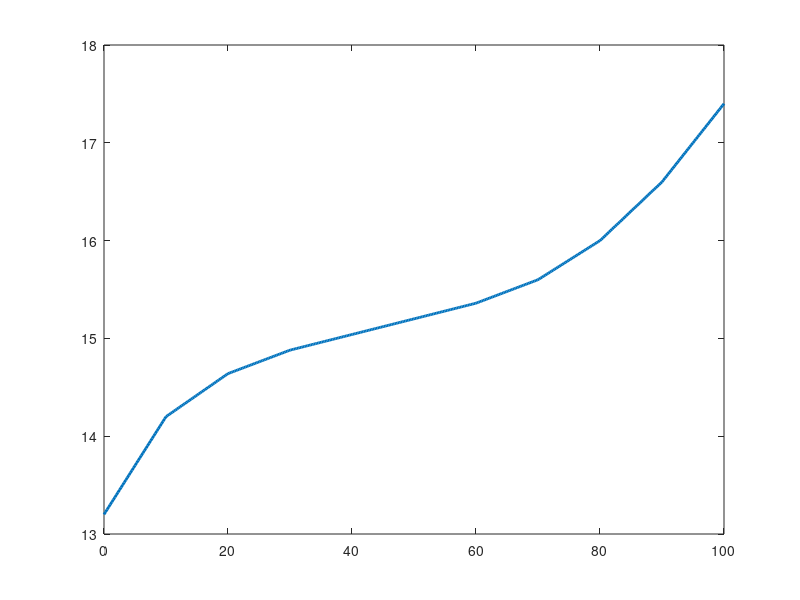

MATLAB code for this plot: (Note: this script raises an error after producing the figure.)
%% Battery discharge and 12-V rail headroom

% fuse sizes, cell balancing, BMS cutoff, or 12-V regulation quality.

clear; clc; close all;
root = fileparts(mfilename('fullpath'));
if isempty(root), root = pwd; end
out = fullfile(root,'results');
if ~exist(out,'dir'), mkdir(out); end

%% USER INPUTS
p.cells = 4;
p.capacityAh = 1.30;       % GNB battery label: 1300 mAh
p.nominalPackV = 15.2;     % GNB battery label; not a real discharge curve
p.initialSoc = 1.00;      % hypothetical full initial state of charge
p.stepSeconds = 1;        % simulation time step
p.maxHours = 2;

% BELOW is ILLUSTRATIVE open-circuit voltage profile.
% Columns MUST be sorted from 0 to 1 in state of charge.
p.socKnots = [0 .10 .20 .30 .40 .50 .60 .70 .80 .90 1.00];
p.ocvPerCellV = [3.30 3.55 3.66 3.72 3.76 3.80 3.84 3.90 4.00 4.15 4.35];

% Illustrative pack equivalent series resistance, not measured.
p.packResistanceOhm = 0.12;
% These load/efficiency parameters are hypothetical and require measurements.
p.power5V_W = 12;         % 5-V rail total output power [W], ASSUMED
p.power12V_W = 18;        % 12-V rail total output power [W], ASSUMED
p.eta5V = .90;            % constant buck efficiency, ASSUMED
p.eta12V = .90;           % constant buck efficiency, ASSUMED
p.min12InputV = 15.0;     % DFR1208 advertised 15–24 V INPUT: verify revision
p.min5InputV = 6.0;      % DFR1202 published 6-24 V input range
p.screenStopV = 13.2;    % DEMONSTRATION STOP only; NOT a safe cutoff recommendation
p.showUncertaintyV = 0.25; % illustrative uncertainty band around 15-V threshold

% Scenarios vary electrical demands. Values are scaling factors, NOT test data.
scenarioNames = {'Light 0.5x','Nominal 1.0x','Heavy 1.5x'};
scenarioScale = [.5 1 1.5];

%% Check inputs
assert(p.cells==4 && p.capacityAh>0 && p.stepSeconds>0);
assert(p.initialSoc>0 && p.initialSoc<=1);
assert(all(diff(p.socKnots)>0) && p.socKnots(1)==0 && p.socKnots(end)==1);
assert(all(diff(p.ocvPerCellV)>0),'Expected increasing example OCV curve.');
assert(p.packResistanceOhm>=0 && all(scenarioScale>0));
assert(p.eta5V>0 && p.eta5V<=1 && p.eta12V>0 && p.eta12V<=1);

%% Simulation: SOC = integral of delivered battery-side current
% P_battery = P_5V/eta_5V + P_12V/eta_12V.
% Battery terminal voltage Vt = OCV(SOC) - I*R.
% With fixed requested input power P=Vt*I, solve R*I^2 - OCV*I + P=0.
% Lower-root I = 2*P/(OCV + sqrt(OCV^2 - 4*R*P))
% Equivalent algebraically to (OCV-sqrt(...))/(2*R), but numerically stable.
N = numel(scenarioScale); runs = cell(1,N);
for k = 1:N
    requestedBatteryPowerW = scenarioScale(k) * ...
        (p.power5V_W/p.eta5V + p.power12V_W/p.eta12V);
    steps = ceil(p.maxHours*3600/p.stepSeconds)+1;
    t = nan(steps,1); soc = nan(steps,1); ocv = nan(steps,1);
    terminalV = nan(steps,1); currentA = nan(steps,1);
    t(1) = 0; soc(1) = p.initialSoc;
    reason = 'Max simulation time reached';
    for j = 1:steps
        ocv(j) = p.cells*interp1(p.socKnots,p.ocvPerCellV,soc(j),'linear');
        d = ocv(j)^2 - 4*p.packResistanceOhm*requestedBatteryPowerW;
        if d <= 0
            reason = 'Infeasible assumed power/resistance combination';
            break;
        end
        currentA(j) = 2*requestedBatteryPowerW / (ocv(j)+sqrt(d));
        terminalV(j) = ocv(j) - p.packResistanceOhm*currentA(j);
        if terminalV(j) <= p.screenStopV
            reason = 'Illustrative screening stop voltage reached';
            break;
        end
        if soc(j) <= 0
            reason = 'Hypothetical battery state of charge exhausted';
            break;
        end
        if j == steps, break; end
        nextSoc = soc(j)-currentA(j)*p.stepSeconds/(3600*p.capacityAh);
        if nextSoc < 0, nextSoc = 0; end
        soc(j+1) = nextSoc;
        t(j+1) = t(j)+p.stepSeconds;
    end
    keep = isfinite(terminalV);
    t=t(keep); soc=soc(keep); ocv=ocv(keep);
    terminalV=terminalV(keep); currentA=currentA(keep);
    firstBelow = find(terminalV<p.min12InputV,1,'first');
    if isempty(firstBelow), headroomTimeMin=NaN;
    else, headroomTimeMin=t(firstBelow)/60; end
    runs{k}=struct('t',t,'soc',soc,'ocv',ocv,'V',terminalV,...
        'I',currentA,'firstBelowMin',headroomTimeMin,...
        'requestedPowerW',requestedBatteryPowerW,'stopReason',reason);
end

%% Figure 04: Illustrative voltage model versus SOC
f4=figure('Color','w','Position',[70 90 1000 560]);
socAxis=linspace(0,1,400);
ocvAxis=p.cells*interp1(p.socKnots,p.ocvPerCellV,socAxis,'linear');
plot(100*socAxis,ocvAxis,'LineWidth',2); hold on;
yline(p.min12InputV,'--','12-V buck stated minimum input','LineWidth',1.4);
yline(p.min12InputV+p.showUncertaintyV,':','Illustrative margin +0.25 V');
yline(p.nominalPackV,'-.','Battery nominal 15.2 V');
xlabel('Illustrative state of charge (%)'); ylabel('Modeled open-circuit battery voltage (V)');
title('ASSUMED LiHV OCV shape');
grid on; legend('Illustrative OCV curve','Location','northwest');
exportgraphics(f4,fullfile(out,'04_assumed_voltage_vs_soc.png'),'Resolution',180);

%% Figure 05: Three illustrative constant-load scenarios
f5=figure('Color','w','Position',[90 110 1030 580]); hold on;
for k=1:N
    plot(runs{k}.t/60,runs{k}.V,'LineWidth',2,'DisplayName',scenarioNames{k});
end
yline(p.min12InputV,'k--','DFR1208 minimum INPUT (verify)','LineWidth',1.25);
xlabel('Elapsed simulated time (min)'); ylabel('Modeled battery terminal voltage (V)');
title('Battery voltage under HYPOTHETICAL loads'); grid on; legend('Location','northeast');
exportgraphics(f5,fullfile(out,'05_voltage_vs_time_scenarios.png'),'Resolution',180);

%% Figure 06: Nominal hypothetical current and SOC
r = runs{2};
f6=figure('Color','w','Position',[110 100 1050 580]);
yyaxis left; plot(r.t/60,100*r.soc,'LineWidth',2);
ylabel('Modeled SOC (%)'); ylim([0 105]);
yyaxis right; plot(r.t/60,r.I,'LineWidth',2);
ylabel('Estimated battery current (A)');
xlabel('Elapsed simulated time (min)');
title('Modeled charge use & current: nominal EXAMPLE load'); grid on;
exportgraphics(f6,fullfile(out,'06_soc_and_current.png'),'Resolution',180);

%% Figure 07: Input headroom (NOT output voltage)
f7=figure('Color','w','Position',[130 130 1000 550]); hold on;
plot(r.t/60,r.V-p.min12InputV,'LineWidth',2);
yline(0,'k--','Below zero = outside stated input range','LineWidth',1.2);
xlabel('Elapsed simulated time (min)'); ylabel('12-V converter input headroom (V)');
title('DFR1208 input headroom, nominal ASSUMED load'); grid on;
exportgraphics(f7,fullfile(out,'07_12v_input_headroom.png'),'Resolution',180);
